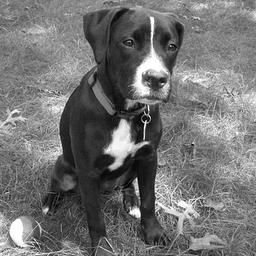
#> input picture wavelet/luna_bw.png, 256 x 256 px
$ jupyter execute image_processing_sanitycheck.ipynb   (shell and % lines are left out)
#> lines starting #> are read from the running program, lines starting #| are printed output that depends on the picture
[cell 1]
import matplotlib.cm
import matplotlib.pyplot as plt
import numpy as np
import math

[cell 2]
# get the figure
f = plt.imread("luna_bw.png")
#> f is the input picture: shape (256, 256) float32; min 0, max 1, mean 0.447

[cell 3]
f

[cell 4]
# two dimension FFT -- F is complex
F = np.fft.fft2(f)

print(f.shape)
#| (256, 256)
print(F.shape)
#| (256, 256)

[cell 5]
# find the mag and phase -- shift to put 0 wavenumber at the center
F_mag = np.abs(np.fft.fftshift(F))
F_phase = np.angle(np.fft.fftshift(F))
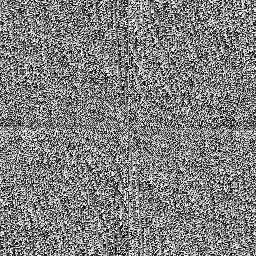
#> F_phase: shape (256, 256) float64; min -3.14, max 3.14, mean 4.79e-05; drawn with min black and max white

[cell 6]
F_mag

[cell 7]
F_phase

[cell 8]
plt.rc("font", size=10)

plt.subplot(131)
plt.imshow(f, cmap=matplotlib.cm.Greys_r)
plt.title("original image")

plt.subplot(132)
plt.imshow(np.log(F_mag), cmap=matplotlib.cm.Greys_r)
plt.title("|F(k)|")

plt.subplot(133)
plt.imshow(F_phase, cmap=matplotlib.cm.Greys_r)
plt.title("phase of F(k)")

plt.show()
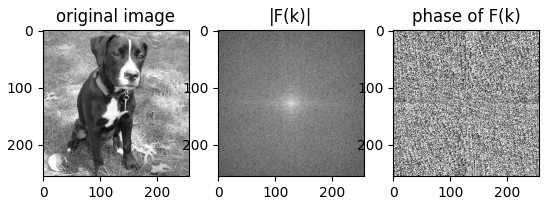
#> figure drawn by matplotlib, 3 panels

[cell 9]
Fnew = F_mag*np.exp(1j*F_phase)
fnew = np.fft.ifft2(np.fft.ifftshift(Fnew))
plt.imshow(np.abs(fnew), cmap=matplotlib.cm.Greys_r)
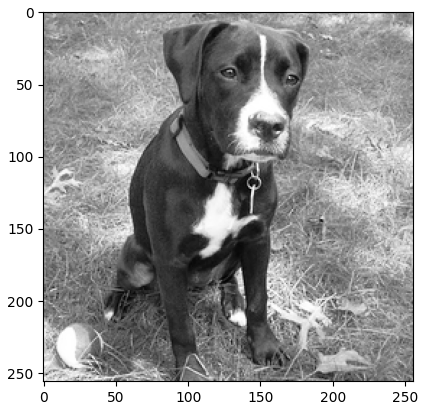
#> figure drawn by matplotlib, 1 panel

[cell 10]
np.abs(fnew)

[cell 11]
f

[cell 12]
Fnew = np.fft.fft2(np.abs(fnew))
Fnew_mag = np.abs(np.fft.fftshift(Fnew))
Fnew_phase = np.angle(np.fft.fftshift(Fnew))

$ run again, with wavelet/aga.png copied over wavelet/luna_bw.png
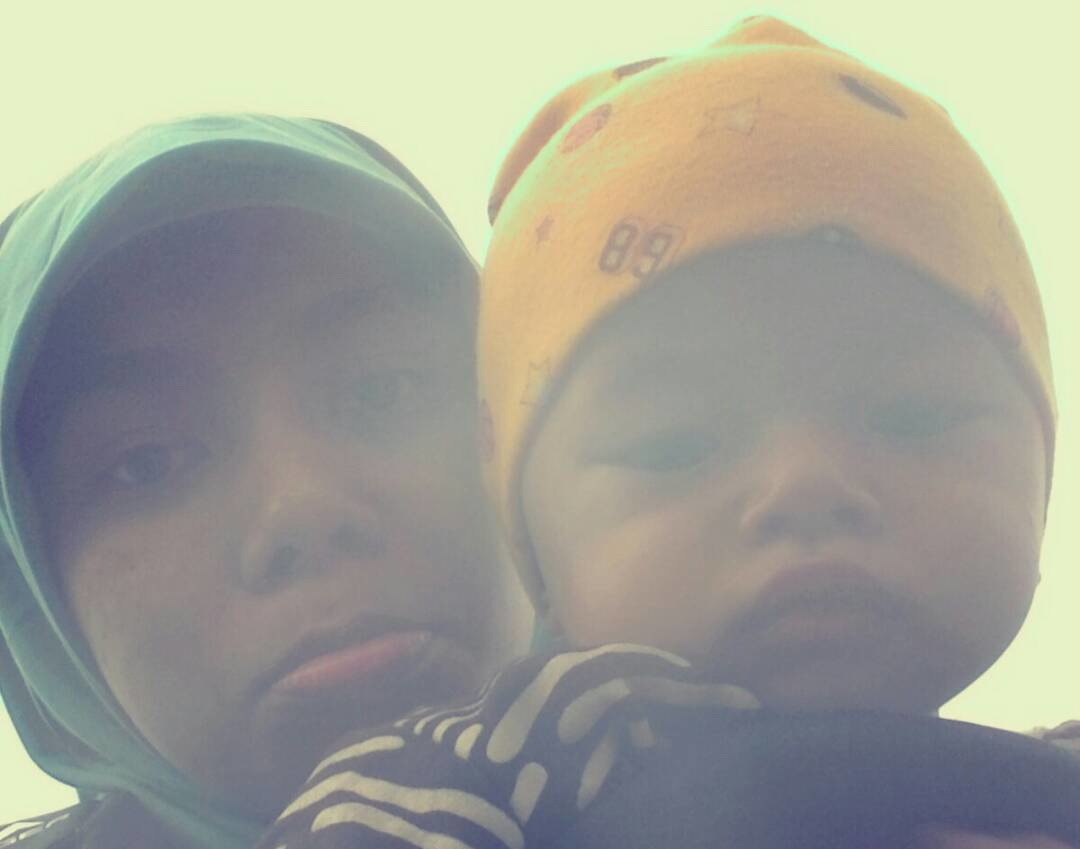
#> input picture wavelet/aga.png, 1080 x 849 px
#> f is the input picture: shape (849, 1080, 3) float32; mean R, G, B 0.624, 0.625, 0.585
#| (849, 1080, 3)
#| (849, 1080, 3)
#> `F_phase = np.angle(np.fft.fftshift(F))`:
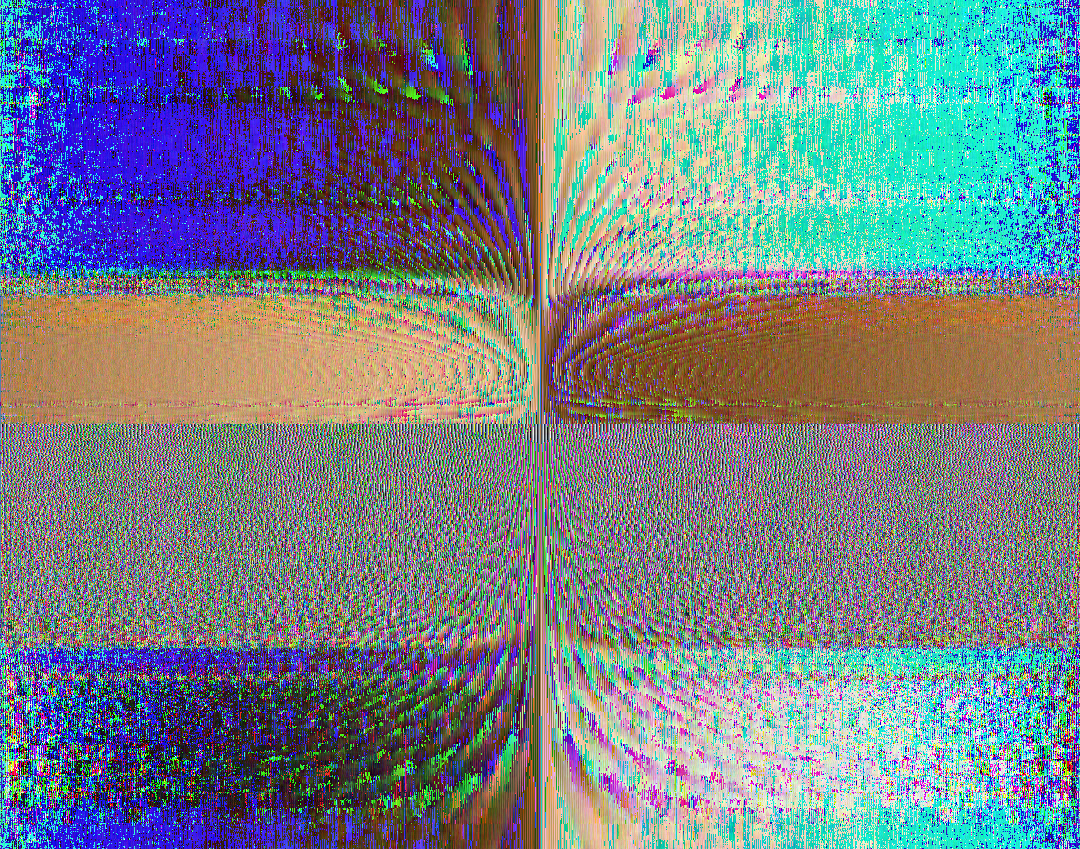
#> F_phase: shape (849, 1080, 3) float64; mean of channels 0, 1, 2 -0.229, 0.000644, 0.229; drawn with min black and max white
#> `plt.show()`:
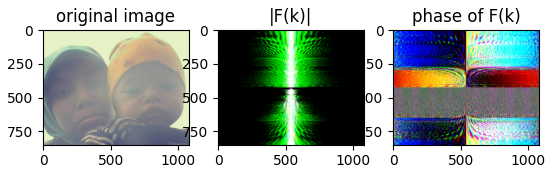
#> figure drawn by matplotlib, 3 panels

$ run again, with wavelet/face.png copied over wavelet/luna_bw.png
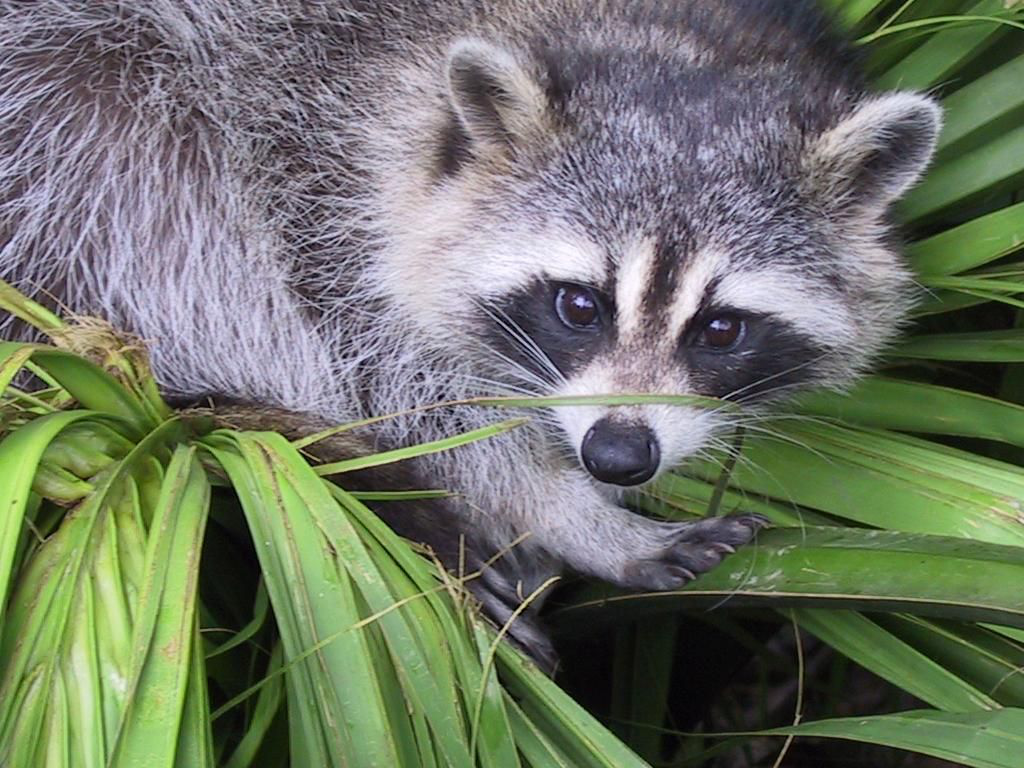
#> input picture wavelet/face.png, 1024 x 768 px
#> f is the input picture: shape (768, 1024, 3) float32; mean R, G, B 0.434, 0.462, 0.401
#| (768, 1024, 3)
#| (768, 1024, 3)
#> `F_phase = np.angle(np.fft.fftshift(F))`:
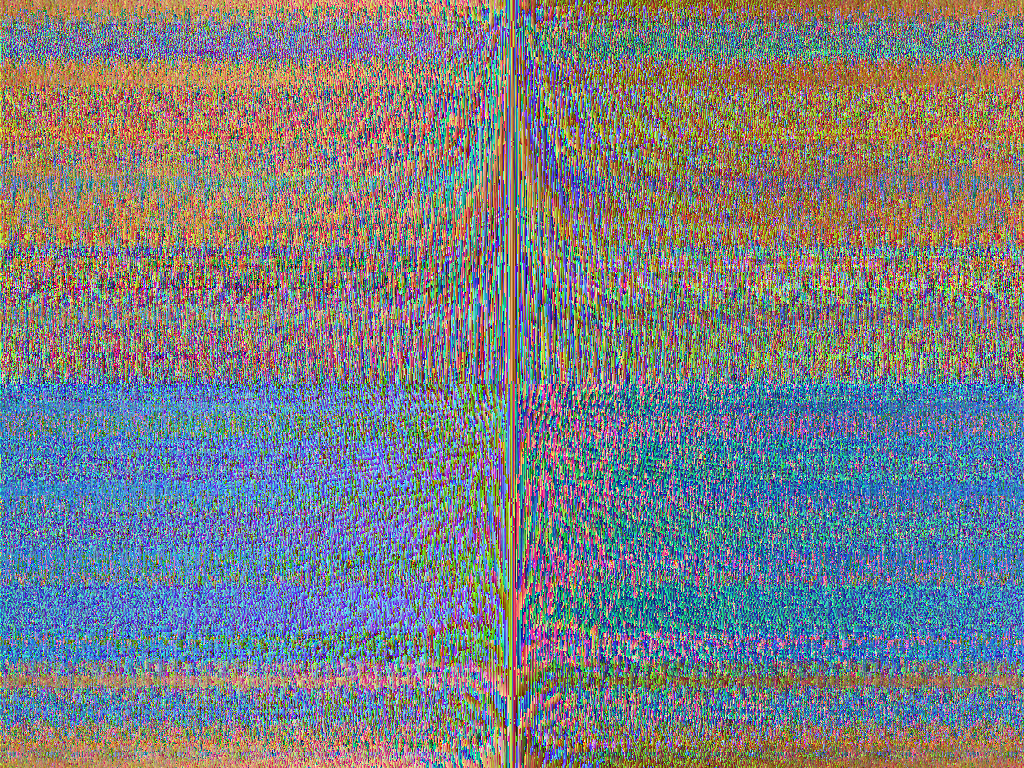
#> F_phase: shape (768, 1024, 3) float64; mean of channels 0, 1, 2 -0.112, 0.00141, 0.112; drawn with min black and max white
#> `plt.show()`:
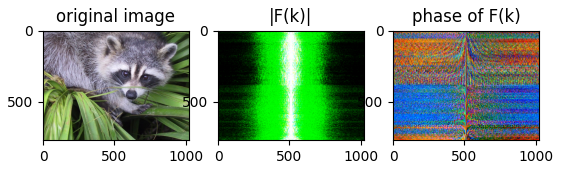
#> figure drawn by matplotlib, 3 panels
